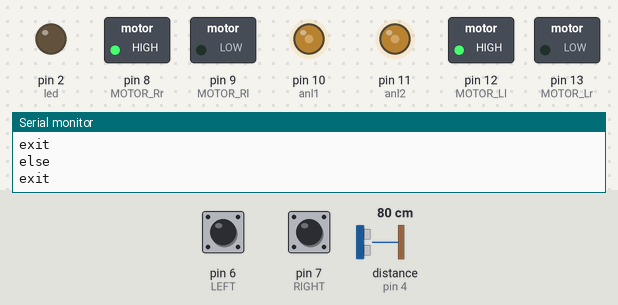
This sketch was run on a simulated Arduino Uno, built with avr-gcc and run on an emulated ATmega328P. Shown: switched loads named in the sketch (green lamp = pin HIGH), output pins drawn as LEDs (lit = HIGH), the last lines printed to the serial monitor. Inputs (shaded band) come from the test bench; at power-on: distance to the obstacle (sensor on pin 4) 80 cm, pin 6 (LEFT) LOW, pin 7 (RIGHT) LOW. The echo pulse lasts 58.3 µs per cm.

Above: at 1.2 s.
1.3 s: distance to the obstacle (sensor on pin 4) set to 23 cm
3.0 s: distance to the obstacle (sensor on pin 4) set to 18 cm
At 3.7 s:
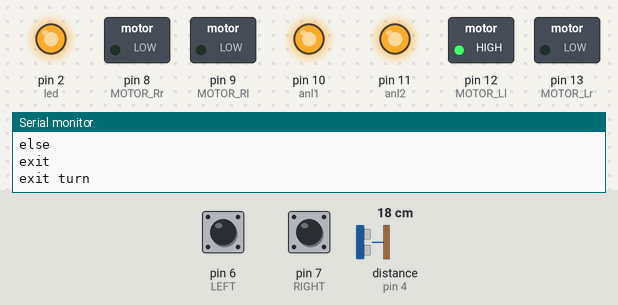
6.0 s: pin 6 (LEFT) pulled HIGH for 0.15 s
At 7.9 s:
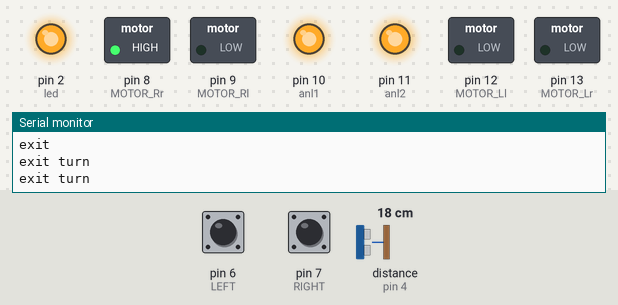
9.0 s: pin 7 (RIGHT) pulled HIGH for 3.2 s
At 10.31 s:
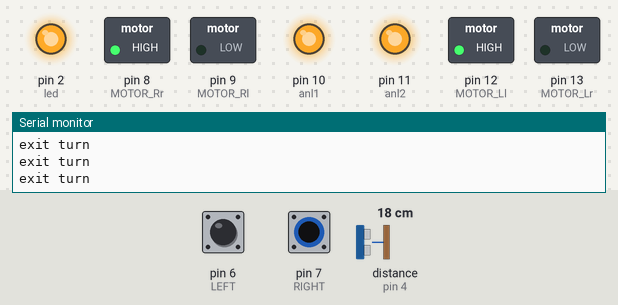
13.7 s: pin 6 (LEFT) pulled HIGH for 3.2 s
At 18.24 s:
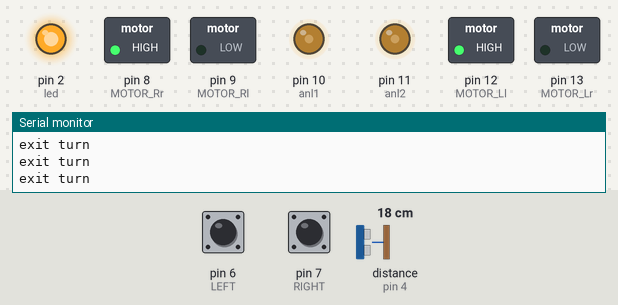
18.4 s: pin 6 (LEFT) pulled HIGH for 1 s
At 18.77 s:
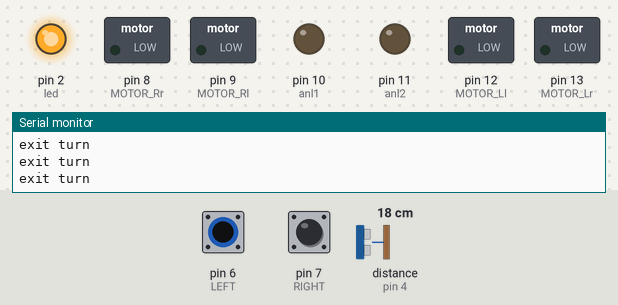
Timing chart, 0 to 22.4 s (numbered marks = the images above; inputs shaded):
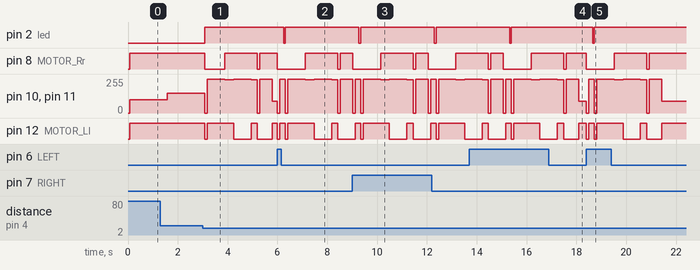

The sketch:

LineFollowingRobot.ino
```cpp
#include<NewPing.h>

int anl1 = 10;
int anl2 = 11;
int MOTOR_Lr = 13;
int MOTOR_Ll = 12;
int MOTOR_Rr = 8;
int MOTOR_Rl = 9;

int i ;
int r;


int RIGHT = 7;
int LEFT = 6;
int MID = 1;

int led = 2;

#define TRIG 5
#define ECHO 4
#define MAX_DISTANCE 100

NewPing sonar(TRIG, ECHO, MAX_DISTANCE);

void setup() {
  // put your setup code here, to run once:

pinMode(anl1, OUTPUT);
pinMode(anl2, OUTPUT);
pinMode(MOTOR_Rr, OUTPUT);
pinMode(MOTOR_Rl, OUTPUT);
pinMode(MOTOR_Lr, OUTPUT);
pinMode(MOTOR_Ll, OUTPUT);
pinMode(RIGHT, INPUT);
pinMode(LEFT, INPUT);
pinMode(MID, INPUT);
pinMode(led, OUTPUT);

Serial.begin(9600);


}

void loop() {
   digitalWrite(led,LOW);

  int distance = sonar.ping_cm();


 if (digitalRead(RIGHT)==HIGH && digitalRead(LEFT)==HIGH)
 {
      if (distance == 0)
      {
      distance = 30;
      }
       if(distance > 20 && distance < 30)
       {
         for(int a = 0; a<1; a++){
              Serial.println("done it") ;
        Serial.println(distance) ;
        digitalWrite(led,HIGH);
        turnAround();
          delay(1400);
         }


   while(digitalRead(RIGHT)==LOW && digitalRead(LEFT)== LOW){
      moveForwardLast();
      }
          turnRight();
          delay(200);

          moveForwardLast();
          delay(300);


       }else if(distance > 30 && distance < 70){

          Serial.println(distance) ;

           Stop();
           delay(500);

            if(r == 0){
              r = r + 1;
              turnLeft();
              Serial.print("left ") ;
              Serial.println(r) ;
              delay(1000);


              }else if(r == 1){
                r = r + 1;
                moveForward();
                Serial.print("fo ") ;
                Serial.println(r) ;
                 delay(200);

                }else if(r == 2){
                  r = 0;
                  turnRight();
                  Serial.print("Ri ") ;
                  Serial.println(r) ;
                  delay(1000);

                  }
        }
        else if(distance > 70)
        {
          Stop();

         }

  }
  else
  {

    delay(70);

      if (distance == 0) {
        distance = 30;
      }
    if(distance <=20 && distance > 1) {
      Serial.println("exit turn") ;
      for(int a = 0; a<1; a++){
      digitalWrite(led,HIGH);
      Stop();
      delay(100);
      turnRight();
      delay(700);
      moveForward();
      delay(350);
      turnLeft();
      delay(700);
      moveForward();
      delay(250);

      Stop();
      delay(100);

      turnLeft();
      delay(500);

      while(digitalRead(RIGHT)==LOW && digitalRead(LEFT)== LOW){
      moveForwardLast();
      }
      Stop();
      delay(100);


       turnRight();
      delay(150);

      }

      }else{

Serial.println("else") ;

if (digitalRead(RIGHT)==LOW && digitalRead(LEFT)==LOW) {

  i = i + 1;
  if(i > 20){
     analogWrite(anl1, 150);
  analogWrite(anl2, 150);
    }else{
      analogWrite(anl1, 100);
  analogWrite(anl2, 100);
        }

  digitalWrite(MOTOR_Rr, HIGH);
  digitalWrite(MOTOR_Rl, LOW);
  digitalWrite(MOTOR_Ll, HIGH);
  digitalWrite(MOTOR_Lr, LOW);


}else if (digitalRead(RIGHT)== LOW && digitalRead(LEFT)== HIGH) {
  i=0;


  analogWrite(anl1, 255);
  analogWrite(anl2,  255);
   digitalWrite(MOTOR_Rr, HIGH);
  digitalWrite(MOTOR_Rl, LOW);
  digitalWrite(MOTOR_Ll, LOW);
  digitalWrite(MOTOR_Lr, LOW);


}else if (digitalRead(RIGHT)==HIGH && digitalRead(LEFT)==LOW) {
  i=0;

  analogWrite(anl1, 255);
  analogWrite(anl2, 255);
   digitalWrite(MOTOR_Rr, LOW);
  digitalWrite(MOTOR_Rl, LOW);
  digitalWrite(MOTOR_Ll, HIGH);
  digitalWrite(MOTOR_Lr, LOW);


}

  Serial.println("exit") ;

      }

}
}
void Stop() {
  analogWrite(anl1, 0);
  analogWrite(anl2, 0);
  digitalWrite(MOTOR_Rr, LOW);
  digitalWrite(MOTOR_Rl, LOW);
  digitalWrite(MOTOR_Lr, LOW);
  digitalWrite(MOTOR_Ll, LOW);
}

void turnRight() {
  analogWrite(anl1, 255);
  analogWrite(anl2, 255);
   digitalWrite(MOTOR_Rr, LOW);
  digitalWrite(MOTOR_Rl, LOW);
  digitalWrite(MOTOR_Ll, HIGH);
  digitalWrite(MOTOR_Lr, LOW);

}

void turnLeft() {
 analogWrite(anl1, 255);
  analogWrite(anl2, 255);
   digitalWrite(MOTOR_Rr, HIGH);
  digitalWrite(MOTOR_Rl, LOW);
  digitalWrite(MOTOR_Ll, LOW);
  digitalWrite(MOTOR_Lr, LOW);
}

void moveForward() {
  analogWrite(anl1, 250);
  analogWrite(anl2, 250);
  digitalWrite(MOTOR_Rr, HIGH);
  digitalWrite(MOTOR_Rl, LOW);
  digitalWrite(MOTOR_Ll, HIGH);
  digitalWrite(MOTOR_Lr, LOW);
}

void moveForwardLast() {

        analogWrite(anl1, 90);
  analogWrite(anl2, 90);
  digitalWrite(MOTOR_Rr, HIGH);
  digitalWrite(MOTOR_Rl, LOW);
  digitalWrite(MOTOR_Ll, HIGH);
  digitalWrite(MOTOR_Lr, LOW);


}

void turnAround(){
  analogWrite(anl1, 250);
  analogWrite(anl2, 250);
  digitalWrite(MOTOR_Rr, LOW);
  digitalWrite(MOTOR_Rl, HIGH);
  digitalWrite(MOTOR_Ll,  LOW);
  digitalWrite(MOTOR_Lr, LOW);
  }
```

Measured:
- the behaviour switches between 21 and 20 cm on distance to the obstacle (sensor on pin 4) (found by bisection; images 0 and 1)
- after the input at 3.0 s, pin 2 (led): LOW → HIGH after 0.09 s; pin 8 (MOTOR_Rr): HIGH → LOW after 0.09 s, → HIGH 0.80 s later, → LOW 1.3 s later, → HIGH 0.10 s later
- after the input at 6.0 s, pin 2 (led): HIGH → LOW after 0.25 s, → HIGH 0.07 s later; pin 8 (MOTOR_Rr): HIGH → LOW at once, → HIGH 1.1 s later, → LOW 1.3 s later, → HIGH 0.10 s later
- after the input at 9.0 s, pin 2 (led): alternates HIGH for 3.0 s and LOW for 0.07 s, starting after 0.27 s; pin 8 (MOTOR_Rr): goes LOW 1.1 s, HIGH 1.3 s, LOW 0.10 s, HIGH 0.50 s, LOW 1.1 s, then HIGH, starting at once
- after the input at 13.7 s, pin 2 (led): HIGH → LOW after 1.6 s, → HIGH 0.07 s later
- after the input at 18.4 s, pin 2 (led): HIGH → LOW after 0.25 s, → HIGH 0.07 s later; pin 8 (MOTOR_Rr): HIGH → LOW at once, → HIGH 1.1 s later, → LOW 1.3 s later, → HIGH 0.10 s later
